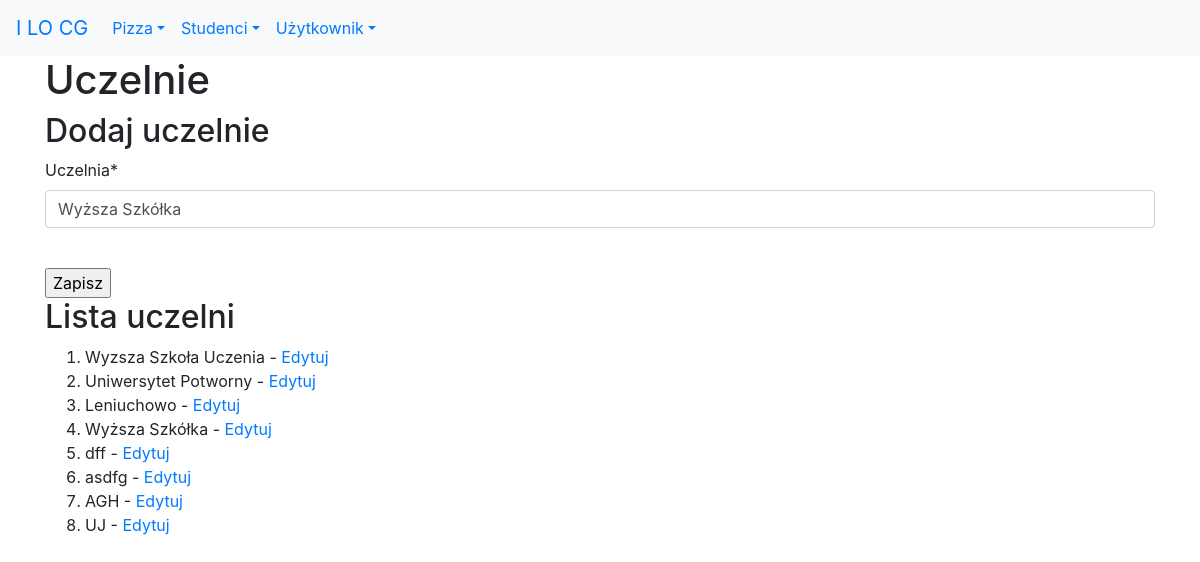
Page /uczelnie/edytuj/4 (signed in) on the earlier database version.
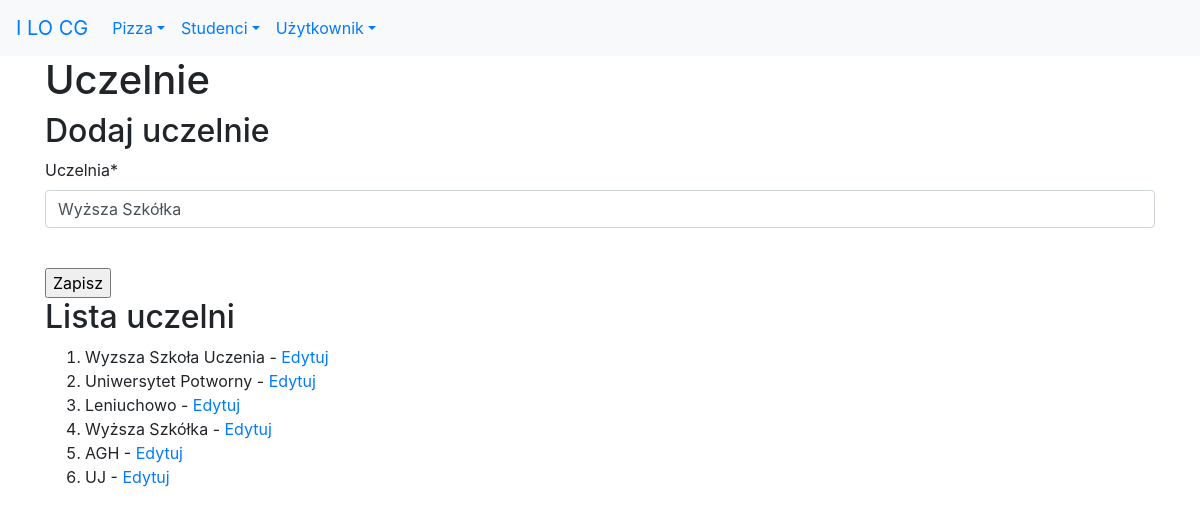
Same page on the later database version.
### studenci/models.py (models this page shows, shortened)
class Uczelnia(models.Model):
    nazwa = models.CharField(verbose_name='uczelnia', max_length=30)
    class Meta:
        verbose_name_plural = "uczelnie"

### studenci/views.py (the view)
# urls.py: path('uczelnie/edytuj/<int:pk>', views.EdytujUczelnie.as_view(), name='uczelnie_edytuj'),
@method_decorator(login_required, name='dispatch')
class EdytujUczelnie(SuccessMessageMixin, UpdateView):
    model = Uczelnia
    form_class = UczelniaModelForm
    template_name = 'studenci/uczelnie.html'
    success_url = reverse_lazy('studenci:uczelnie_lista')
    success_message = 'Uczelnię zaktualizowano!'
    def get_context_data(self, **kwargs):
        context = super().get_context_data(**kwargs)
        context['uczelnie'] = Uczelnia.objects.all()
        return context

### studenci/forms.py
class UczelniaModelForm(ModelForm):
        class Meta:
            model = Uczelnia
            fields = ('nazwa',)

### studenci/templates/studenci/uczelnie.html (shortened to what this page needs)
{% extends 'szablon.html' %}
{% block naglowek %}Uczelnie{% endblock naglowek %}
{% block tresc %}
    {% load crispy_forms_tags %}
<h2>Dodaj uczelnie</h2>
    <form  method="POST">
            {{ form|crispy }}
            <br>
            <input type="submit" value="Zapisz">
    </form>
<h2>Lista uczelni</h2>
<ol>
    {% for uczelnia in uczelnie %}
        <li>{{ uczelnia.nazwa }} - <a href="{% url 'studenci:uczelnie_edytuj' uczelnia.id %}">Edytuj</a></li>
    {% endfor %}
</ol>
{% endblock tresc %}

Differences in the rows shown:
removed Uczelnia: nazwa "dff"
removed Uczelnia: nazwa "asdfg"
